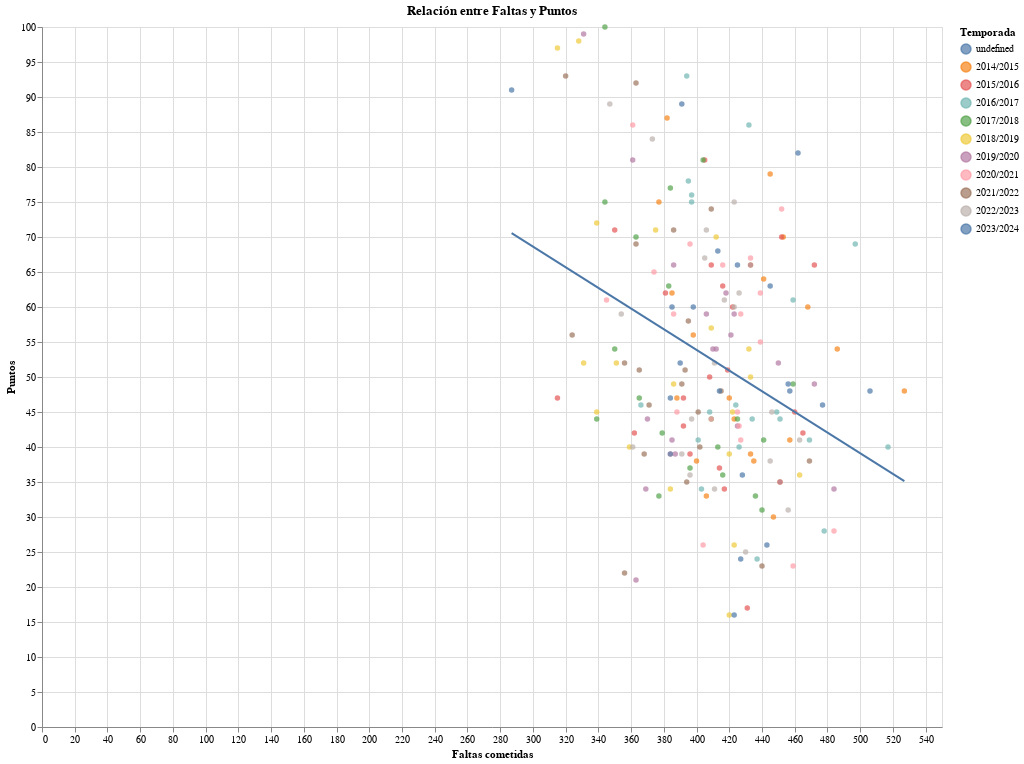

Here is the notebook cell this chart was saved with:
### Code cell
scatter = alt.Chart(df_points_fouls).mark_circle(size=30).encode(
    x=alt.X('Faltas:Q', title='Faltas cometidas'),
    y=alt.Y('Puntos:Q', title='Puntos'),
    color=alt.Color('Temporada:N', legend=alt.Legend(title='Temporada')),
    tooltip=['Temporada:N', 'Equipo:N', 'Faltas:Q', 'Puntos:Q']
).properties(
    width=900,
    height=700,
    title='Relación entre Faltas y Puntos'
)

regression_line = scatter.transform_regression(
    'Faltas', 'Puntos', method='linear'
).mark_line(color='red')

final_chart = scatter + regression_line
final_chart

### Figure 1 — Vega-Lite specification as saved in the notebook (floating-point values rounded to 4 significant figures; data arrays with more than 128 entries replaced by an {"elided": "..."} marker saying what was removed)
{"config": {"view": {"continuousWidth": 300, "continuousHeight": 300}}, "layer": [{"mark": {"type": "circle", "size": 30}, "encoding": {"color": {"field": "Temporada", "legend": {"title": "Temporada"}, "type": "nominal"}, "tooltip": [{"field": "Temporada", "type": "nominal"}, {"field": "Equipo", "type": "nominal"}, {"field": "Faltas", "type": "quantitative"}, {"field": "Puntos", "type": "quantitative"}], "x": {"field": "Faltas", "title": "Faltas cometidas", "type": "quantitative"}, "y": {"field": "Puntos", "title": "Puntos", "type": "quantitative"}}, "title": "Relación entre Faltas y Puntos"}, {"mark": {"type": "line", "color": "red"}, "encoding": {"color": {"field": "Temporada", "legend": {"title": "Temporada"}, "type": "nominal"}, "tooltip": [{"field": "Temporada", "type": "nominal"}, {"field": "Equipo", "type": "nominal"}, {"field": "Faltas", "type": "quantitative"}, {"field": "Puntos", "type": "quantitative"}], "x": {"field": "Faltas", "title": "Faltas cometidas", "type": "quantitative"}, "y": {"field": "Puntos", "title": "Puntos", "type": "quantitative"}}, "title": "Relación entre Faltas y Puntos", "transform": [{"on": "Faltas", "regression": "Puntos", "method": "linear"}]}], "data": {"name": "data-67943780f363face66dfa7ac81343c28"}, "height": 700, "width": 900, "$schema": "https://vega.github.io/schema/vega-lite/v5.20.1.json", "datasets": {"data-67943780f363face66dfa7ac81343c28": {"elided": "200 records"}}}
